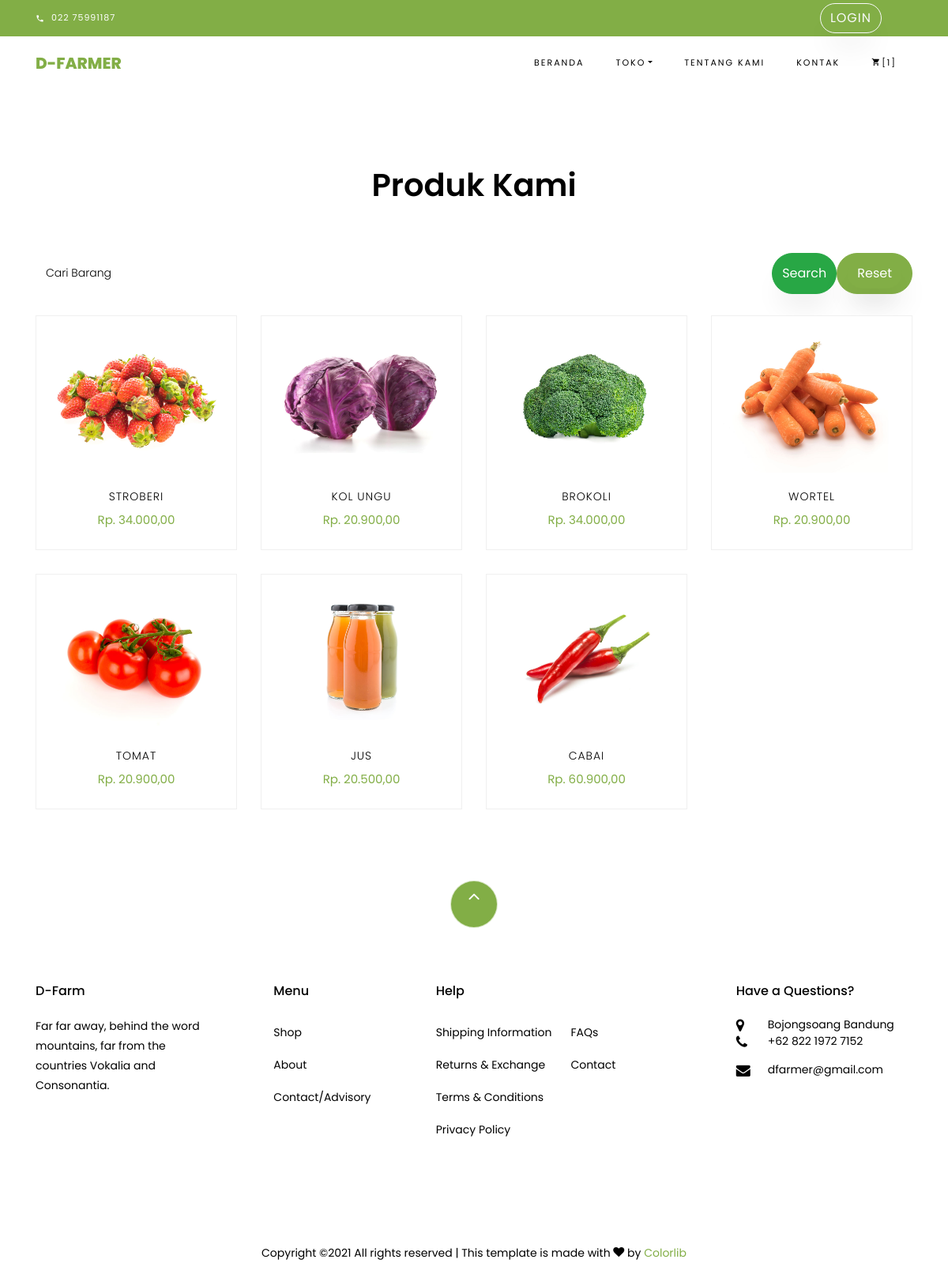
Screenshot of /index.php/shop with the database file from the repository.
### tables this page shows
CREATE TABLE `barang` (
  `id_barang` int(11) NOT NULL,
  `nama_barang` varchar(255) NOT NULL,
  `keterangan_barang` varchar(255) NOT NULL,
  `harga_barang` varchar(255) NOT NULL,
  `tanggal` date NOT NULL,
  `jumlah` int(11) NOT NULL,
  `jenis` varchar(255) NOT NULL,
  `satuan` varchar(255) NOT NULL,
  `gambar` varchar(255) NOT NULL,
  `id_sumber` int(11) NOT NULL,
  `id_gudang` int(11) NOT NULL,
  `id_kategori` int(11) NOT NULL
);

### application/controllers/Shop.php (called while the page is built, shortened)
<?php
class Shop extends CI_Controller {
	function __construct(){
		$this->load->model('M_All');
	}
	public function index()
	{
		$data['barang'] = $this->M_All->get('barang')->result();
		$this->load->view('template/header');
		$this->load->view('shop/home', $data);
		$this->load->view('template/footer');
	}
}

### index.php (called while the page is built, shortened)
<?php
require_once BASEPATH.'core/CodeIgniter.php';

### application/models/M_All.php (called while the page is built, shortened)
<?php
class M_All extends CI_Model{
    public function get($table)
    {
        return $this->db->get($table);
    }
}

### application/views/shop/find.php (the view, shortened to what this page needs)
<?php
if (!empty($barang)) {
foreach ($barang as $b) {
                ?>
            <div class="col-md-6 col-lg-3">
                <div class="product">
                    <a href="<?= base_url()?>index.php/shop/info/<?= $b->id_barang?>" class="img-prod"><img class="img-fluid" src="<?= base_url('assets_admin/img/gambar_barang/'.$b->gambar); ?>" alt="Colorlib Template">
                    </a>
                    <div class="text py-3 pb-4 px-3 text-center">
                        <h3><a href="<?= base_url()?>index.php/shop/info/<?= $b->id_barang?>"><?= $b->nama_barang;?></a></h3>
                        <div class="d-flex">
                            <div class="pricing">
                                <p class="price">
                                    <span class="price-sale">Rp. <?= number_format($b->harga_barang, 2, ",", ".");?></span>
                                </p>
                            </div>
                        </div>
                    </div>
                </div>
            </div>
            <?php
        }
}
?>

### rows the page displays
barang: gambar (picture), nama_barang "STROBERI"
barang: gambar (picture), nama_barang "KOL UNGU"
barang: gambar (picture), nama_barang "BROKOLI"
barang: gambar (picture), nama_barang "WORTEL"
barang: gambar (picture), nama_barang "TOMAT"
barang: gambar (picture), nama_barang "JUS"
barang: gambar (picture), nama_barang "CABAI"

### other values shown
$this->M_All->count('cart') "1"
